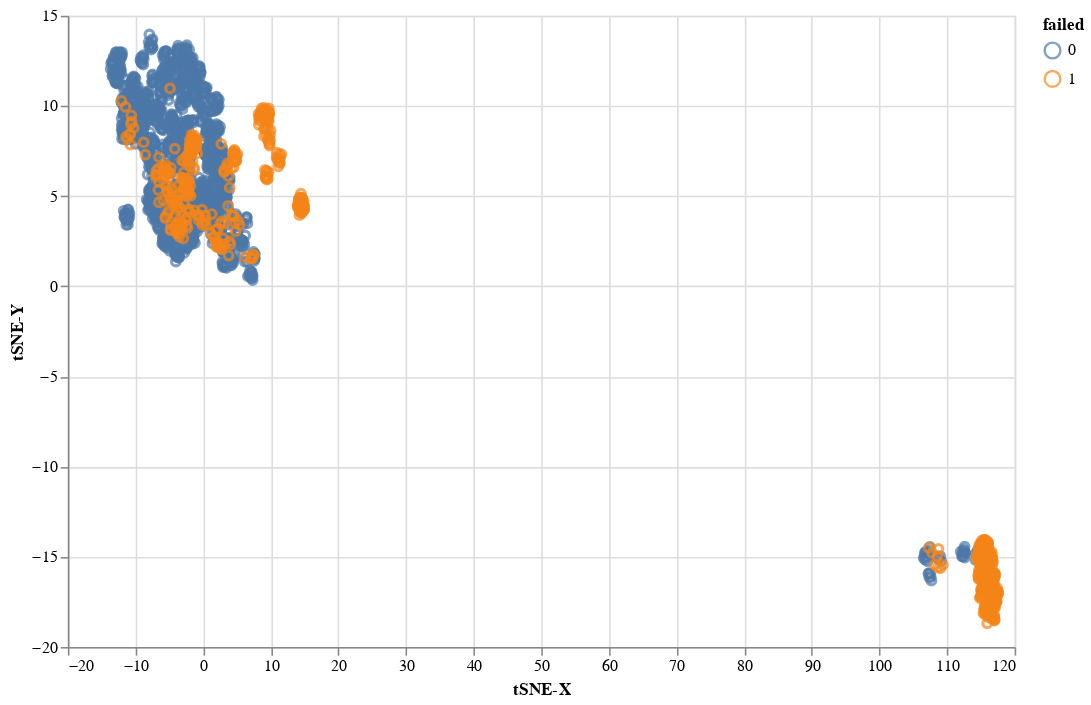

Source (notebook cell):
### Code cell
to_umap(X_selected, y, target='failed', n_neighbors=300, min_dist=1.0, metric='euclidean')

### Figure 1 — Vega-Lite specification as saved in the notebook (floating-point values rounded to 4 significant figures; data arrays with more than 128 entries replaced by an {"elided": "..."} marker saying what was removed)
{"config": {"view": {"continuousWidth": 400, "continuousHeight": 300}}, "data": {"name": "data-06fc2843d956c69641fa3e28c970ca2f"}, "mark": "point", "encoding": {"color": {"type": "nominal", "field": "failed"}, "x": {"type": "quantitative", "field": "tSNE-X"}, "y": {"type": "quantitative", "field": "tSNE-Y"}}, "height": 400, "selection": {"selector001": {"type": "interval", "bind": "scales", "encodings": ["x", "y"]}}, "width": 600, "$schema": "https://vega.github.io/schema/vega-lite/v4.8.1.json", "datasets": {"data-06fc2843d956c69641fa3e28c970ca2f": {"elided": "2433 records"}}}
